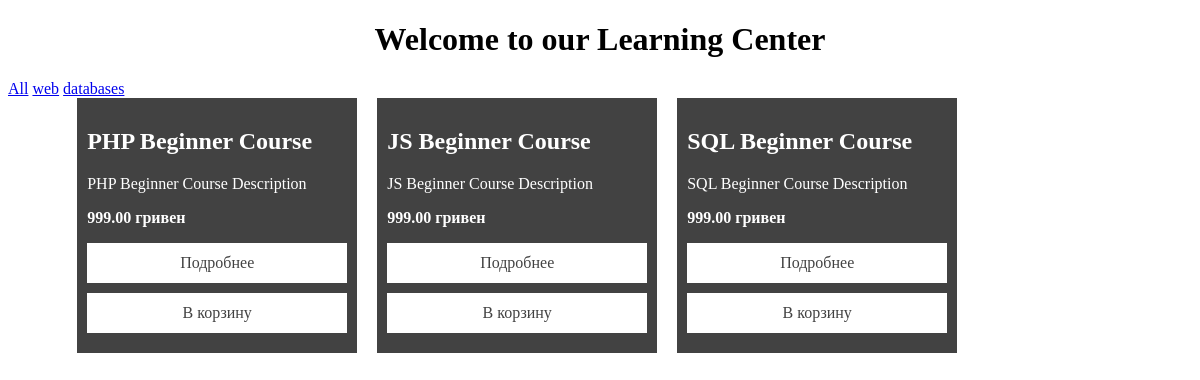
The page / on the database its author committed.
### tables this page shows
CREATE TABLE IF NOT EXISTS `products` (
  `id` int NOT NULL AUTO_INCREMENT,
  `name` varchar(255) NOT NULL,
  `description` varchar(255) DEFAULT NULL,
  `category` varchar(255) NOT NULL,
  `price` double(8,2) NOT NULL DEFAULT '0.00',
  `photo` varchar(255) DEFAULT NULL,
  PRIMARY KEY (`id`)
);

### index.php (the view, shortened to what this page needs)
<?php
include "db.php";
$req = mysqli_query($connection, "SELECT * FROM products");
$data_from_db = [];
while ($result = mysqli_fetch_assoc($req)) {
    $data_from_db[] = $result;
}
$req = mysqli_query($connection, "SELECT DISTINCT category FROM products");
$categories_from_db = [];
while ($result = mysqli_fetch_assoc($req)) {
    $categories_from_db[] = $result['category'];
}
?>
<!DOCTYPE html>
<html lang="en">
<head>
</head>
<body>
<h1>Welcome to our Learning Center</h1>
<a href="index.php">All</a>
<?php foreach ($categories_from_db as $category): ?>
    <a href="index.php?category=<?php echo $category ?>"><?php echo $category ?></a>
<?php endforeach; ?>
<div id="wrapper">
    <?php foreach ($data_from_db as $course_item):
        if ((isset($_GET['category']) && ($course_item['category'] == $_GET['category'])) || !isset($_GET['category'])) {
            ?>
            <div class="course_item">
                <h2>
                    <?php echo $course_item['name'] ?>
                </h2>
                <p>
                    <?php echo $course_item['description'] ?>
                </p>
                <p><strong>
                        <?php echo $course_item['price'] ?> гривен
                    </strong></p>
                <a href="single.php?id=<?php echo $course_item['id'] ?>">
                    Подробнее
                </a>
                <a href="basket.php?course_id=<?php echo $course_item['id'] ?>">
                    В корзину
                </a>
            </div>
        <?php }
    endforeach; ?>
</div>
</body>
</html>

### index.php (style rules this page uses)
body { font-family: Tahoma, serif; }
h1 { text-align: center; }
#wrapper { display: flex; flex-direction: row; align-content: stretch; flex-wrap: wrap; width: 90%; margin: 0 auto; overflow: hidden; }
.course_item { width: 260px; float: left; background: #424242; color: #fff; margin: 0 10px; padding: 10px; }
.course_item a { display: block; color: #424242; text-decoration: none; text-align: center; border: 1px solid #fff; padding: 10px 0; margin: 0 0 10px 0; background: #fff; }

### rows shown on the page
products: name "PHP Beginner Course", description "PHP Beginner Course Description", price "999.00"
products: name "JS Beginner Course", description "JS Beginner Course Description", price "999.00"
products: name "SQL Beginner Course", description "SQL Beginner Course Description", price "999.00"

### other values the page prints
$category "web"
$category "databases"
